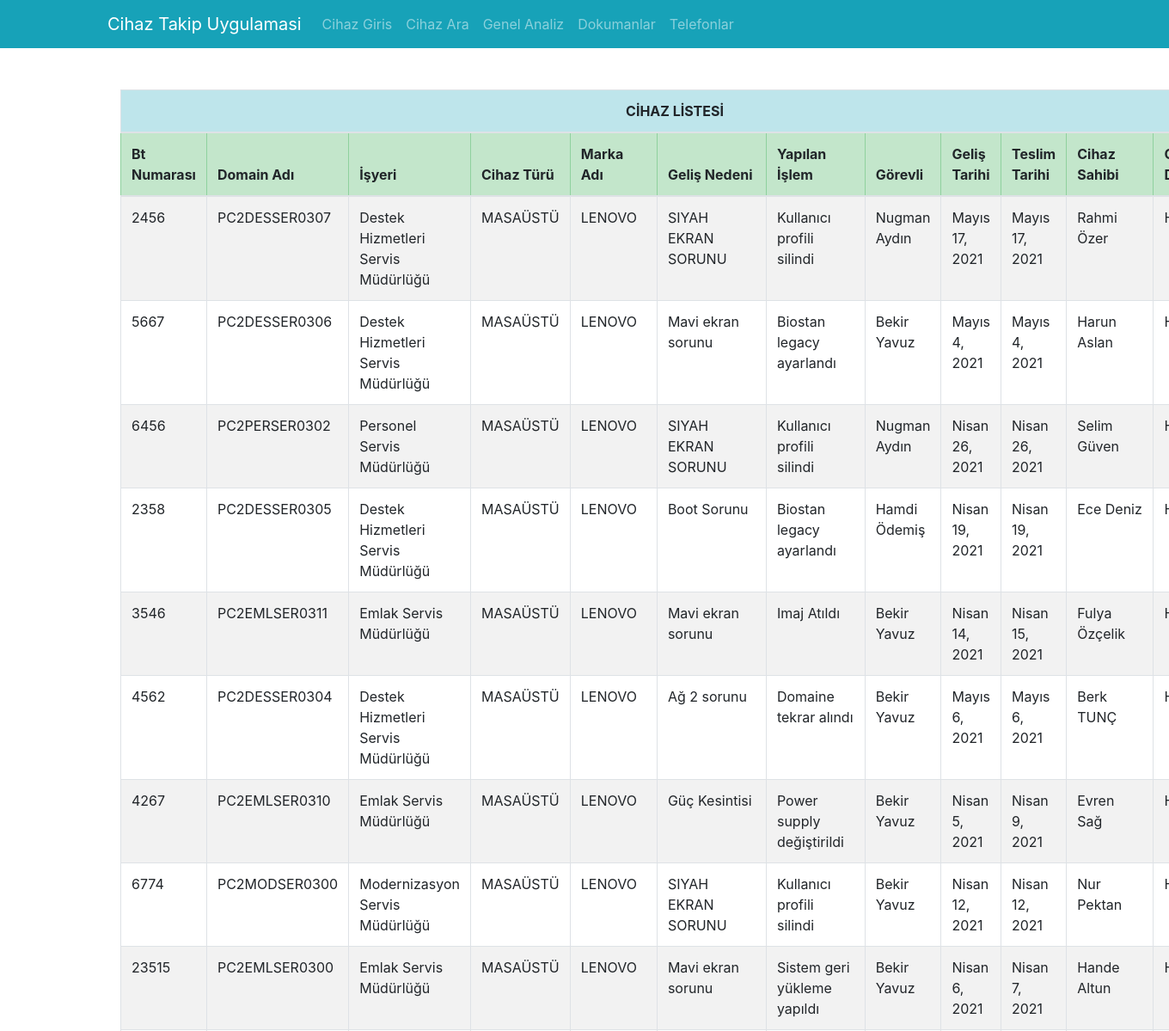
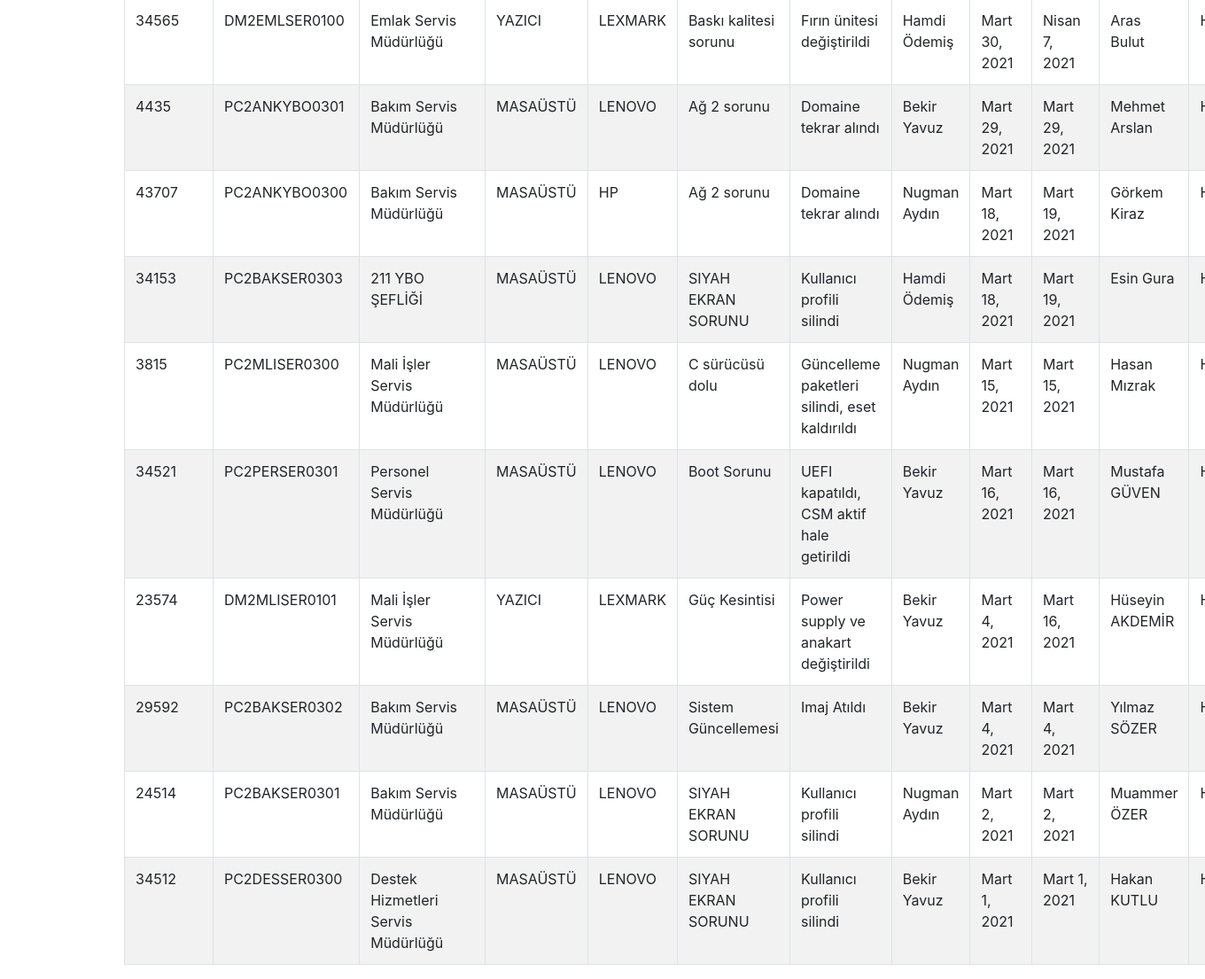
Before: / with the older database file (2 pictures, top to bottom).
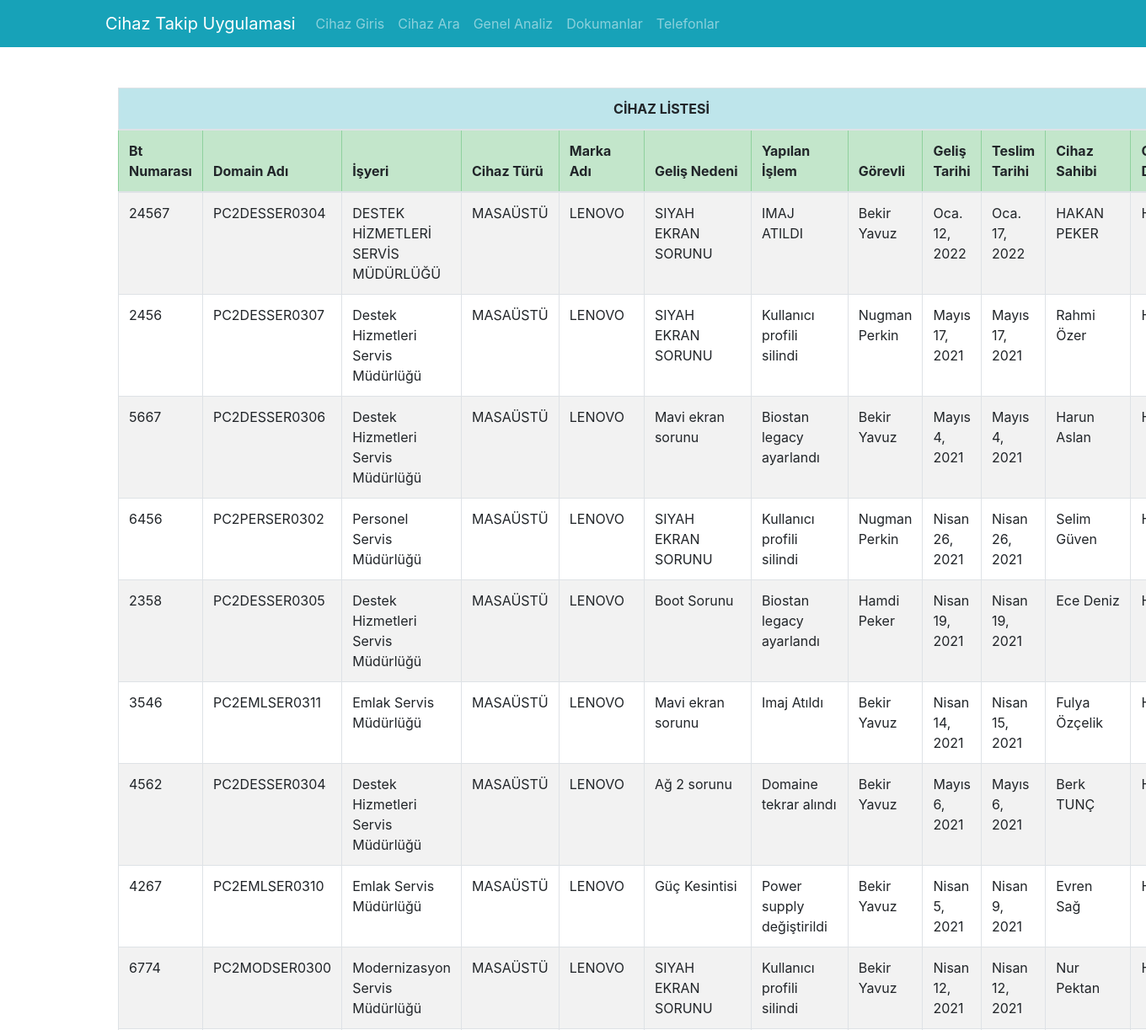
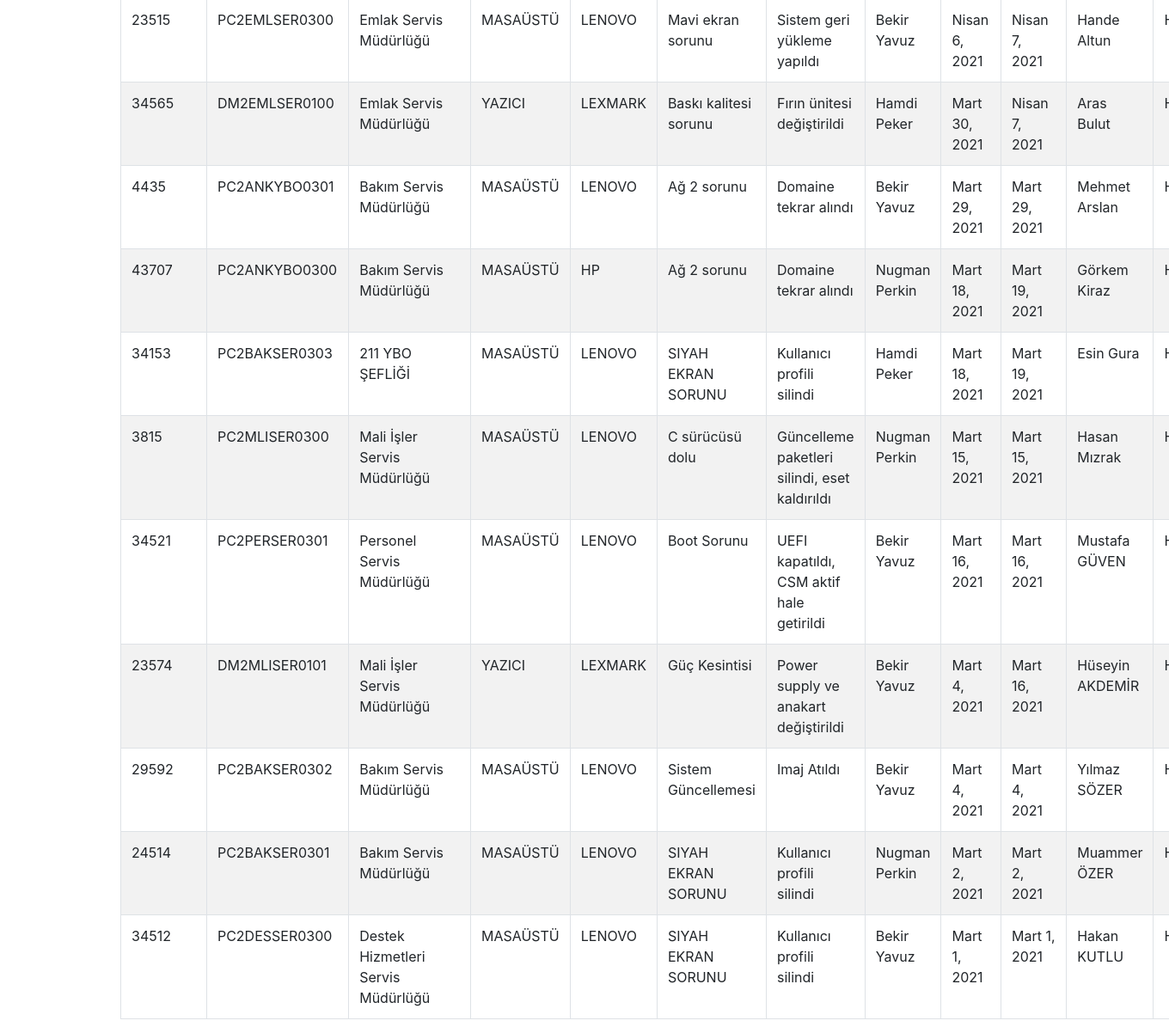
After: the same page with the newer database file (2 pictures, top to bottom).
### pages/models.py (models this page shows, shortened)
class Cihazlar(models.Model):
    btNumarasi = models.IntegerField('Bt Numarası')
    domainAdi = models.CharField('Domain Adı',max_length=14)
    isyeri = models.CharField('İşyeri Adı',max_length=50)
    cihazTuru = models.CharField('Cihaz Türü,',max_length=20)
    markaAdi = models.CharField('Marka Adı',max_length=50)
    gelisNedeni = models.CharField('Geliş Nedeni',max_length=50,blank=True,null=True)
    yapilanIs = models.CharField('Yapılan İş',max_length=50,blank=True,null=True)
    gorevli = models.ForeignKey(Gorevli,blank=True,null=True,on_delete=models.CASCADE)
    gelisTarihi = models.DateField('Geliş Tarihi')
    teslimTarihi = models.DateField('Teslim Tarihi')
    cihazSahibi = models.CharField('Cihaz Sahibi',max_length=50)
    cihazDurum = models.CharField('Cihaz Durumu',max_length=50)

class Gorevli(models.Model):
    gorevliNumarasi = models.IntegerField('Görevli Numarası')
    gorevliAdi = models.CharField('Görevli Adı',max_length=50)
    gorevliSoyadi = models.CharField('Görevli Soyadı',max_length=50)
    gorevliTelefon = models.CharField('Gorevli Telefonu',max_length=50)
    def __str__(self):
        return self.gorevliAdi+' '+self.gorevliSoyadi

### pages/views.py (the view)
# urls.py: path('', views.index,name='index'),
def index(request):
    butun_cihazlar = Cihazlar.objects.all().order_by("-id")
    return render (request,'pages/index.html',{'cihazlar':butun_cihazlar})

### templates/pages/index.html
{% extends 'layout.html' %}
{% load static %}
{% block content %}
<div class="container">
    <table class="table table-striped table-bordered table-hover">
        <thead>
            <tr>
                <td colspan="12" class="table-info" style="text-align: center;"><b> CİHAZ LİSTESİ</b></td>
            </tr>
        </thead>
        <thead>
            <tr class="table-success">
                <th>Bt Numarası</th>
                <th>Domain Adı</th>
                <th>İşyeri</th>
                <th>Cihaz Türü</th>
                <th>Marka Adı</th>
                <th>Geliş Nedeni</th>
                <th>Yapılan İşlem</th>
                <th>Görevli</th>
                <th>Geliş Tarihi</th>
                <th>Teslim Tarihi</th>
                <th>Cihaz Sahibi</th>
                <th>Cihaz Durumu</th>
            </tr>
        </thead>
        <tbody >
            {%for cihaz in cihazlar %}
                <tr>
                    <td>{{cihaz.btNumarasi}}</td>
                    <td>{{cihaz.domainAdi}}</td>
                    <td>{{cihaz.isyeri}}</td>
                    <td>{{cihaz.cihazTuru}}</td>
                    <td>{{cihaz.markaAdi}}</td>
                    <td>{{cihaz.gelisNedeni}}</td>
                    <td>{{cihaz.yapilanIs}}</td>
                    <td>{{cihaz.gorevli}}</td>
                    <td>{{cihaz.gelisTarihi}}</td>
                    <td>{{cihaz.teslimTarihi}}</td>
                    <td>{{cihaz.cihazSahibi}}</td>
                    <td>{{cihaz.cihazDurum}}</td>
                </tr>
            {%endfor%}
        </tbody>
    </table>
</div>
{% endblock %}

### templates/layout.html (shortened to what this page needs)
{% load static %}
<!DOCTYPE html>
<html lang="en">
<head>
    <link rel="stylesheet" href="{% static 'css/bootstrap.min.css' %}">
    <link rel="stylesheet" href="{% static 'css/style.css' %}">
</head>
<body>
    {%include 'partials/_navbar.html' %}
    <main>
        <div class="container mt-5">
            {% block content %}
            {% endblock %}
        </div>
    </main>
</body>
</html>

### templates/partials/_navbar.html
<header>
    <div class="navbar navbar-expand-sm bg-info navbar-dark">
        <div class="container">
            <a href="{% url 'index' %}" class="navbar-brand">Cihaz Takip Uygulamasi</a>
            <ul class="navbar-nav mr-auto">
                <li
                    {% if 'cihazgiris' in request.path %}
                        class="nav-item active"
                    {% else %}
                        class="nav-item"
                    {% endif %}
                >
                    <a href="{% url 'cihazgiris' %}" class="nav-link ">Cihaz Giris</a>
                </li>
                <li
                    {% if 'cihazara' in request.path %}
                        class="nav-item active"
                    {% else %}
                        class="nav-item"
                    {% endif %}
                >
                    <a href="{% url 'cihazara' %}" class="nav-link ">Cihaz Ara</a>
                </li>
                <li
                    {% if 'genelanaliz' in request.path %}
                        class="nav-item active"
                    {% else %}
                        class="nav-item"
                    {% endif %}
                >
                    <a href="{% url 'genelanaliz' %}" class="nav-link ">Genel Analiz</a>
                </li>
                <li
                    {% if 'dokumanlar' in request.path %}
                        class="nav-item active"
                    {% else %}
                        class="nav-item"
                    {% endif %}
                >
                    <a href="{% url 'dokumanlar' %}" class="nav-link ">Dokumanlar</a>
                </li>
                <li
                    {% if 'telefonlar' in request.path %}
                        class="nav-item active"
                    {% else %}
                        class="nav-item"
                    {% endif %}
                >
                    <a href="{% url 'telefonlar' %}" class="nav-link ">Telefonlar</a>
                </li>
            </ul>
        </div>
    </div>
</header>

Changed rows visible on the page:
added Cihazlar: btNumarasi "24567", domainAdi "PC2DESSER0304", isyeri "DESTEK HİZMETLERİ SERVİS MÜDÜRLÜĞÜ", cihazTuru "MASAÜSTÜ", markaAdi "LENOVO", gelisNedeni "SIYAH EKRAN SORUNU", yapilanIs "IMAJ ATILDI", gorevli "Bekir Yavuz", gelisTarihi "Oca. 12, 2022", teslimTarihi "Oca. 17, 2022", cihazSahibi "HAKAN PEKER"
changed through a linked row, Cihazlar "PC2DESSER0307": gorevli "Nugman Aydın" → "Nugman Perkin"
changed through a linked row, Cihazlar "PC2PERSER0302": gorevli "Nugman Aydın" → "Nugman Perkin"
changed through a linked row, Cihazlar "PC2DESSER0305": gorevli "Hamdi Ödemiş" → "Hamdi Peker"
changed through a linked row, Cihazlar "DM2EMLSER0100": gorevli "Hamdi Ödemiş" → "Hamdi Peker"
changed through a linked row, Cihazlar "PC2ANKYBO0300": gorevli "Nugman Aydın" → "Nugman Perkin"
changed through a linked row, Cihazlar "PC2BAKSER0303": gorevli "Hamdi Ödemiş" → "Hamdi Peker"
changed through a linked row, Cihazlar "PC2MLISER0300": gorevli "Nugman Aydın" → "Nugman Perkin"
changed through a linked row, Cihazlar "PC2BAKSER0301": gorevli "Nugman Aydın" → "Nugman Perkin"
